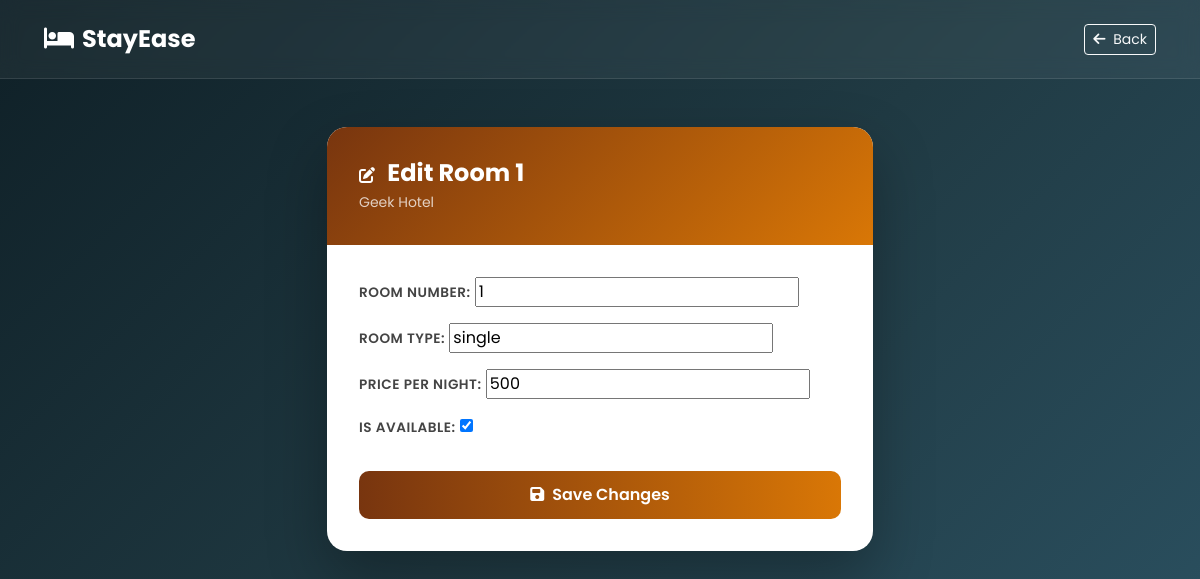
The page /edit-room/5/ (signed in) on the database its author committed.
### hotels/models.py (models this page shows, shortened)
class Room(models.Model):
    hotel = models.ForeignKey(Hotel, on_delete=models.CASCADE)
    room_number = models.IntegerField()
    room_type = models.CharField(max_length=100)
    price_per_night = models.IntegerField()
    is_available = models.BooleanField(default=True)

class Hotel(models.Model):
    name = models.CharField(max_length=100)
    location = models.CharField(max_length=100)
    description = models.TextField()
    created_by = models.ForeignKey(User, on_delete=models.CASCADE)
    image = models.ImageField(upload_to='hotels/', blank=True, null=True)

### hotels/views.py (the view)
# urls.py: path('edit-room/<int:room_id>/', views.edit_room, name='edit_room'),
@login_required
def edit_room(request, room_id):
    if not request.user.is_staff:
        return redirect('index')
    room = Room.objects.get(id=room_id)
    if request.method == 'POST':
        form = RoomForm(request.POST, instance=room)
        if form.is_valid():
            form.save()
            return redirect('hotel_detail', hotel_id=room.hotel.id)
    else:
        form = RoomForm(instance=room)
    return render(request, 'hotels/edit_room.html', {'form': form, 'room': room})

### hotels/forms.py
class RoomForm(forms.ModelForm):
    class Meta:
        model = Room
        fields = ['room_number', 'room_type', 'price_per_night', 'is_available']

### hotels/templates/hotels/edit_room.html (shortened to what this page needs)
<!DOCTYPE html>
<html lang="en">
<head>
    <link href="https://cdn.jsdelivr.net/npm/bootstrap@5.3.0/css/bootstrap.min.css" rel="stylesheet">
    <link rel="stylesheet" href="https://cdnjs.cloudflare.com/ajax/libs/font-awesome/6.4.0/css/all.min.css">
</head>
<body>
    <nav class="navbar navbar-expand-lg">
        <div class="container">
            <a class="navbar-brand" href="/"><i class="fas fa-bed me-2"></i>StayEase</a>
            <a href="/hotels/{{ room.hotel.id }}/" class="btn btn-outline-light btn-sm ms-auto"><i class="fas fa-arrow-left me-1"></i> Back</a>
        </div>
    </nav>
    <div class="container py-5">
        <div class="row justify-content-center">
            <div class="col-12 col-md-7 col-lg-6">
                <div class="form-card">
                    <div class="form-card-top">
                        <i class="fas fa-edit me-2"></i>
                        <h4 class="d-inline">Edit Room {{ room.room_number }}</h4>
                        <p class="opacity-75 small mt-1 mb-0">{{ room.hotel.name }}</p>
                    </div>
                    <div class="form-card-body">
                        <form method="post">
                            {{ form.as_p }}
                            <button type="submit" class="btn btn-save mt-3">
                                <i class="fas fa-save me-2"></i>Save Changes
                            </button>
                        </form>
                    </div>
                </div>
            </div>
        </div>
    </div>
</body>
</html>

### hotels/templates/hotels/edit_room.html (style rules this page uses)
* { font-family: 'Poppins', sans-serif; }
body { background: linear-gradient(135deg, #0f2027, #203a43, #2c5364); min-height: 100vh; }
.navbar { background: rgba(255,255,255,0.05); backdrop-filter: blur(10px); padding: 1rem 2rem; border-bottom: 1px solid rgba(255,255,255,0.1); }
.navbar-brand { font-size: 1.5rem; font-weight: 700; color: white !important; }
.form-card { background: white; border-radius: 20px; box-shadow: 0 25px 60px rgba(0,0,0,0.3); overflow: hidden; }
.form-card-top { background: linear-gradient(135deg, #78350f, #d97706); padding: 2rem; color: white; }
.form-card-top h4 { font-weight: 700; margin-bottom: 0; }
.form-card-body { padding: 2rem; }
.btn-save { background: linear-gradient(to right, #78350f, #d97706); color: white; border: none; border-radius: 10px; padding: 12px; font-weight: 600; width: 100%; }
label { font-weight: 600; font-size: 0.85rem; color: #444; text-transform: uppercase; letter-spacing: 0.5px; }

### rows shown on the page
Room: room_number "1", hotel.name "Geek Hotel", room_type "single", price_per_night "500", is_available "☑"
